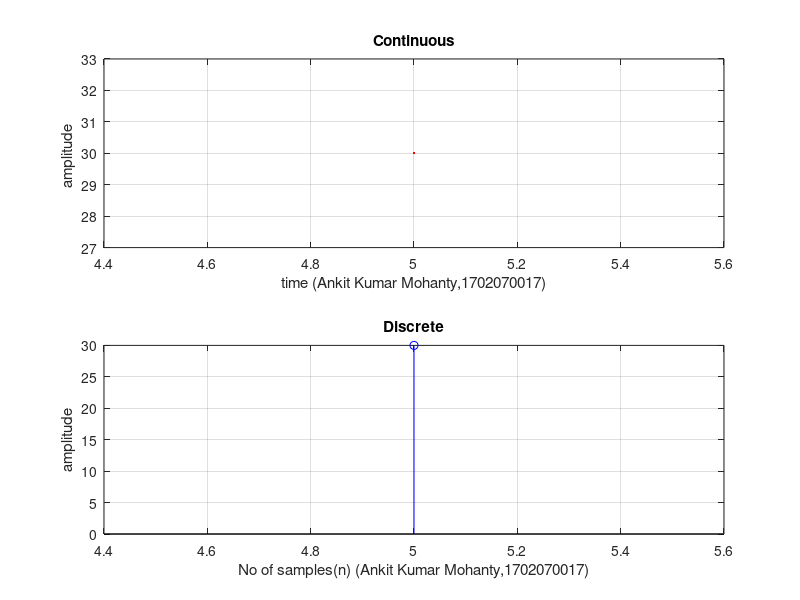

MATLAB code to generate this figure:
clc
close all
clear all
n1=input('Enter lower limit:');
n2=input('Enter upper limit:');
t=n1:n2;
ramp=t.*(t>=0);
sq=t.*t;
res=ramp+sq;
subplot(2,1,1);
plot(t,res,'r');
grid on;
title('Continuous');
xlabel('time (Ankit Kumar Mohanty,1702070017)');
ylabel('amplitude ');
subplot(2,1,2);
stem(t,res,'b');
grid on;
title('Discrete');
xlabel('No of samples(n) (Ankit Kumar Mohanty,1702070017)');
ylabel('amplitude');
